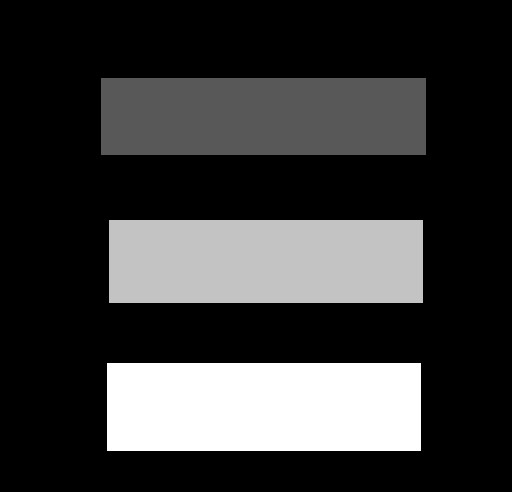
#> input picture dataset/graylevel.jpg, 512 x 492 px, found by its file name
$ python 62011126_w2_Code06.py
#> lines starting #> are read from the running program, lines starting #| are printed output that depends on the picture; after the words box and inside, x2 and y2 are one past the last pixel; in counts of white or black regions, pixels touching at a corner belong together
import cv2
import numpy as np

img = cv2.imread("dataset/graylevel.jpg")
#> img is the input picture: shape (492, 512, 3); min 0, max 255, mean 56.9

kerGx = np.array([[1,0,-1],
                 [ 1,0,-1],
                 [ 1,0,-1]])
kerGy = np.array([[1, 1, 1],
                 [ 0, 0, 0],
                 [-1,-1,-1]])

ret,thres1 = cv2.threshold(img,100,255,cv2.THRESH_TOZERO)
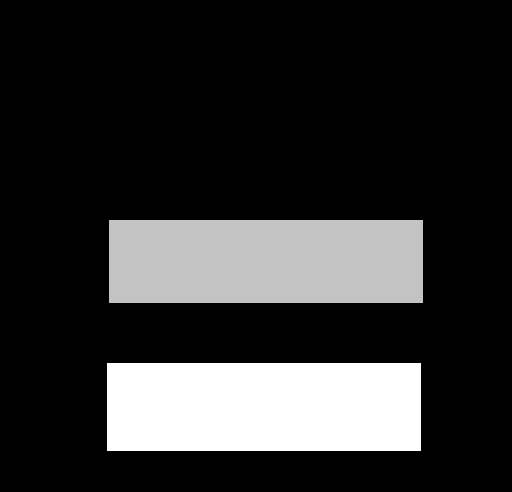
#> thres1: shape (492, 512, 3); min 0, max 255, mean 48.1
ret,thres2 = cv2.threshold(thres1,200,255,cv2.THRESH_TOZERO_INV)
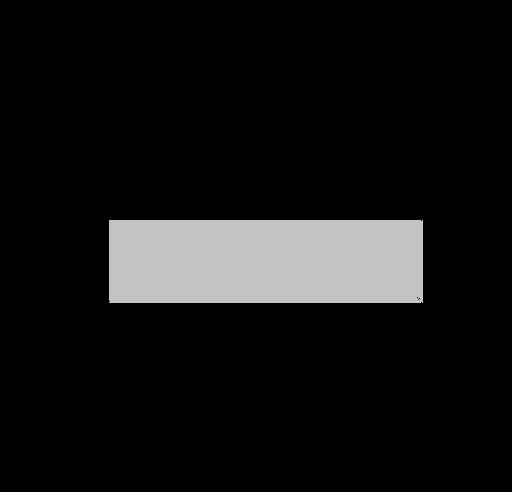
#> thres2: shape (492, 512, 3); min 0, max 200, mean 20.2
ret,thres3 = cv2.threshold(thres2,0,255,cv2.THRESH_BINARY)
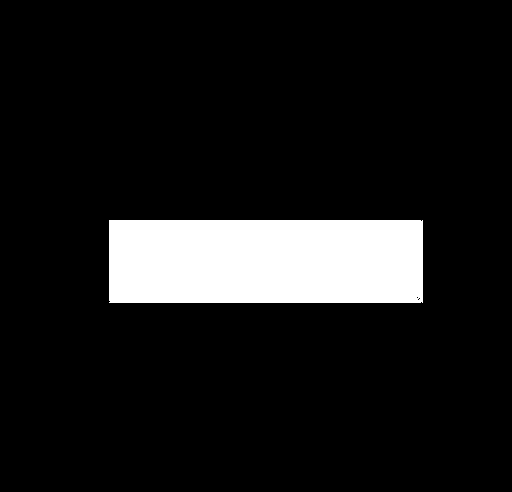
#> thres3: shape (492, 512, 3); 10.3% white; 1 white region, box (x1, y1, x2, y2) and area: (109, 220, 423, 303) 26056
kerSoGx = cv2.Sobel(thres3,0,2,0,ksize=3)
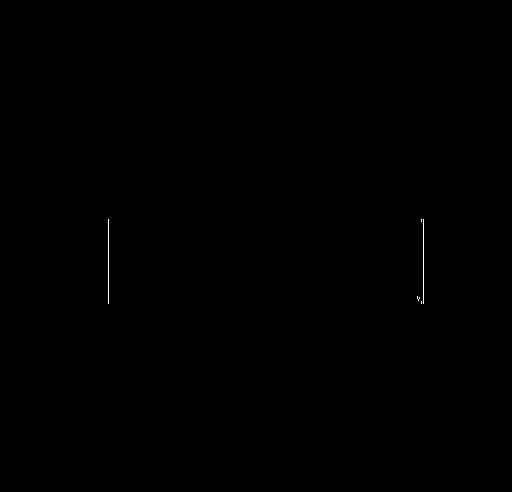
#> kerSoGx: shape (492, 512, 3); 0.07% white in thin lines or dots, all inside (x1, y1, x2, y2) = (108, 219, 424, 304)
kerSoGy = cv2.Sobel(thres3,0,0,2,ksize=3)
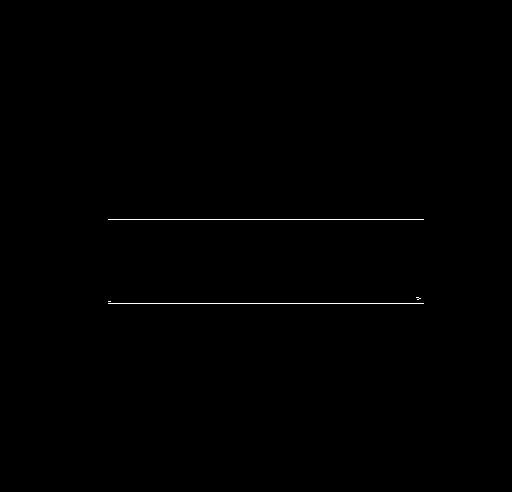
#> kerSoGy: shape (492, 512, 3); 0.25% white in thin lines or dots, all inside (x1, y1, x2, y2) = (108, 219, 424, 304)

resSobel = np.absolute(kerSoGx) + np.absolute(kerSoGy)

cv2.imshow("Original", img)
cv2.imshow("THRESH_TOZERO",thres1)
cv2.imshow("THRESH_TOZERO_INV",thres2)
cv2.imshow("THRESH_BINARY",thres3)
cv2.imshow("Sobel",resSobel)
cv2.waitKey(0)
cv2.destroyAllWindows()
